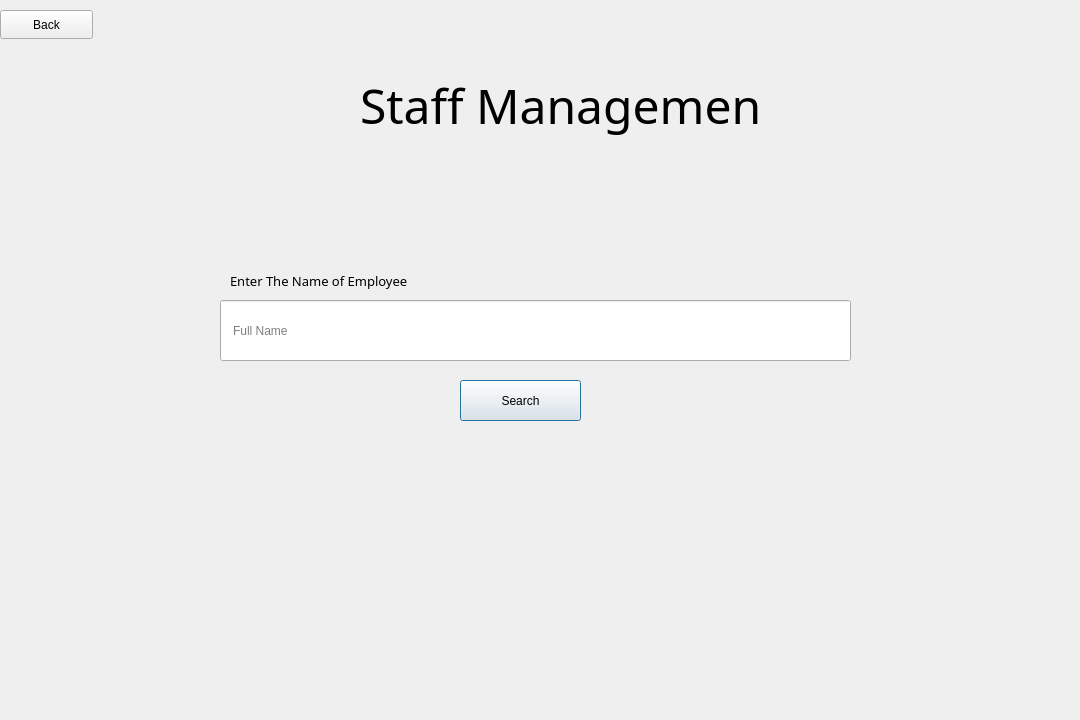
<?xml version="1.0" encoding="UTF-8"?>
<ui version="4.0">
 <class>Staffsearch</class>
 <widget class="QDialog" name="Staffsearch">
  <property name="geometry">
   <rect>
    <x>0</x>
    <y>0</y>
    <width>1080</width>
    <height>720</height>
   </rect>
  </property>
  <property name="windowTitle">
   <string>Dialog</string>
  </property>
  <widget class="QLabel" name="background">
   <property name="geometry">
    <rect>
     <x>0</x>
     <y>0</y>
     <width>1080</width>
     <height>720</height>
    </rect>
   </property>
   <property name="text">
    <string/>
   </property>
   <property name="pixmap">
    <pixmap resource="Resources.qrc">:/Image/OIP.jfif</pixmap>
   </property>
   <property name="scaledContents">
    <bool>true</bool>
   </property>
  </widget>
  <widget class="QLabel" name="StaffManagement">
   <property name="geometry">
    <rect>
     <x>360</x>
     <y>40</y>
     <width>401</width>
     <height>131</height>
    </rect>
   </property>
   <property name="font">
    <font>
     <family>Bahnschrift Condensed</family>
     <pointsize>36</pointsize>
    </font>
   </property>
   <property name="text">
    <string>Staff Management</string>
   </property>
  </widget>
  <widget class="QLineEdit" name="lineEdit">
   <property name="geometry">
    <rect>
     <x>220</x>
     <y>300</y>
     <width>631</width>
     <height>61</height>
    </rect>
   </property>
   <property name="focusPolicy">
    <enum>Qt::WheelFocus</enum>
   </property>
   <property name="styleSheet">
    <string notr="true">padding-left:10px;</string>
   </property>
   <property name="placeholderText">
    <string>Full Name</string>
   </property>
  </widget>
  <widget class="QLabel" name="EnteName">
   <property name="geometry">
    <rect>
     <x>230</x>
     <y>260</y>
     <width>301</width>
     <height>41</height>
    </rect>
   </property>
   <property name="font">
    <font>
     <family>Bahnschrift Light</family>
     <pointsize>10</pointsize>
     <bold>false</bold>
    </font>
   </property>
   <property name="text">
    <string>Enter The Name of Employee</string>
   </property>
  </widget>
  <widget class="QPushButton" name="SearchButton">
   <property name="geometry">
    <rect>
     <x>460</x>
     <y>380</y>
     <width>121</width>
     <height>41</height>
    </rect>
   </property>
   <property name="styleSheet">
    <string notr="true">background:url(:/Image/OIP.jfif);
</string>
   </property>
   <property name="text">
    <string>Search</string>
   </property>
  </widget>
  <widget class="QPushButton" name="pushButton">
   <property name="geometry">
    <rect>
     <x>0</x>
     <y>10</y>
     <width>93</width>
     <height>29</height>
    </rect>
   </property>
   <property name="text">
    <string>Back</string>
   </property>
  </widget>
 </widget>
 <resources>
  <include location="Resources.qrc"/>
 </resources>
 <connections/>
</ui>
